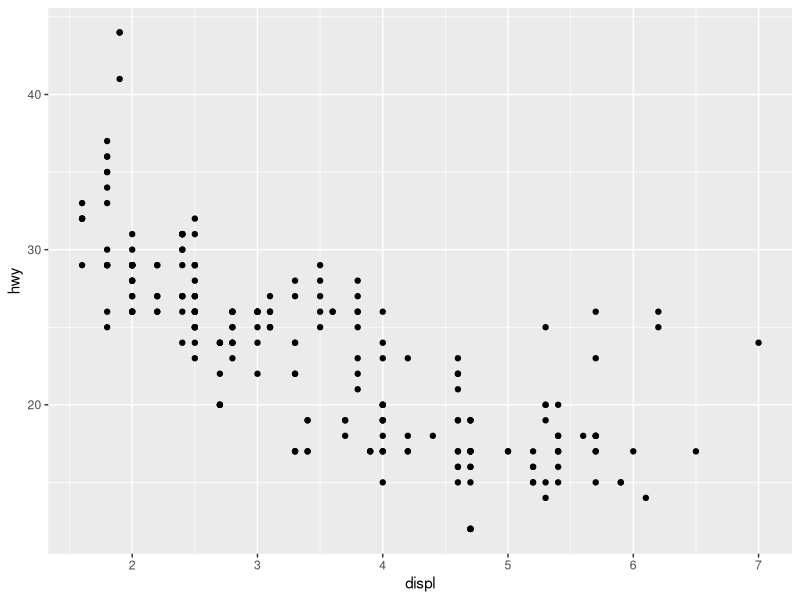
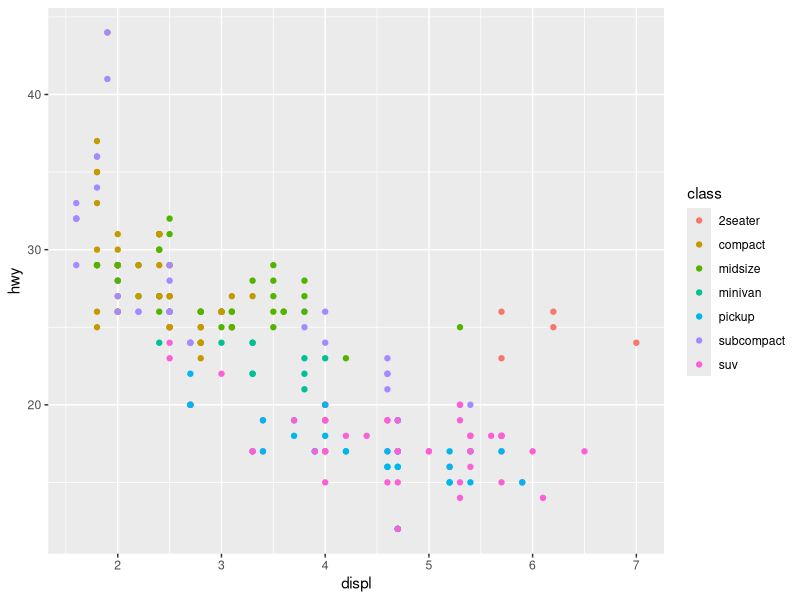
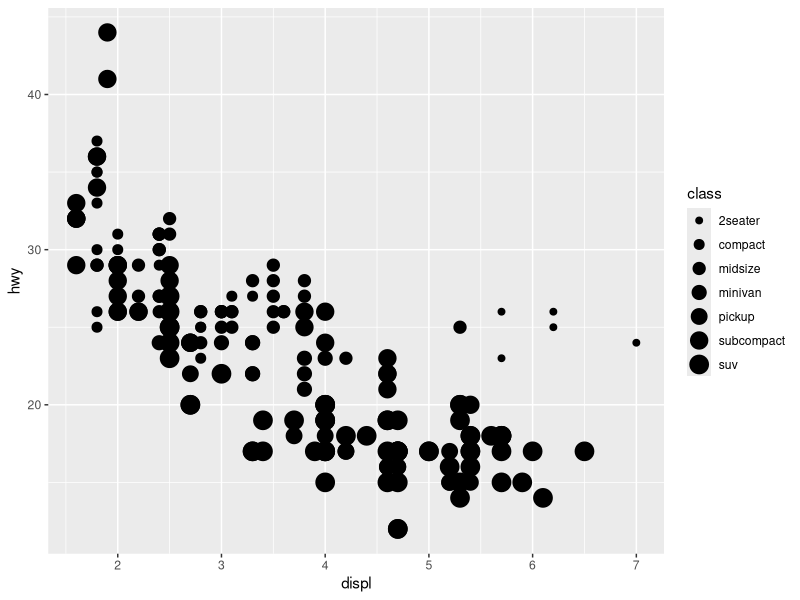
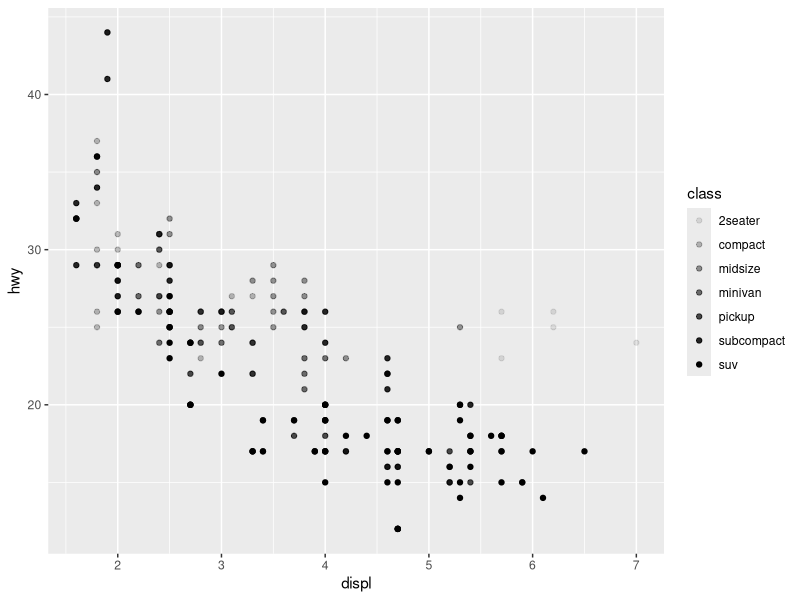
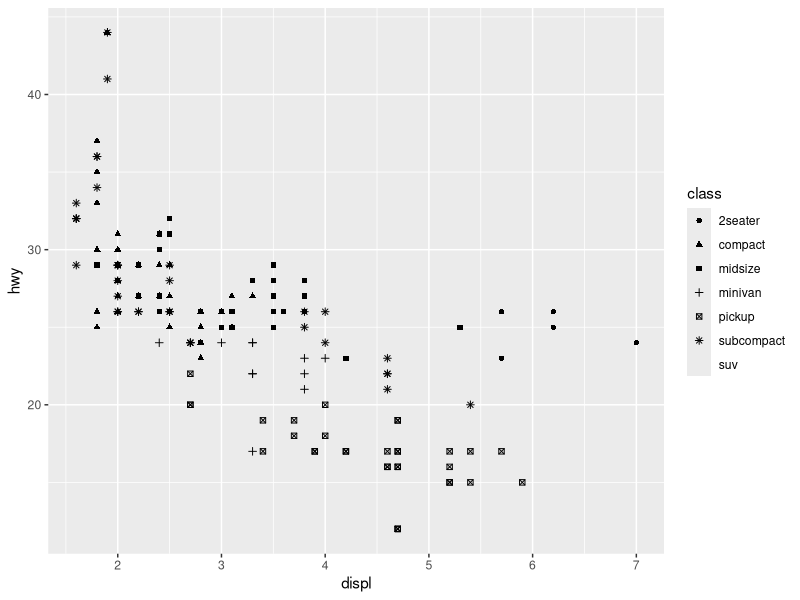
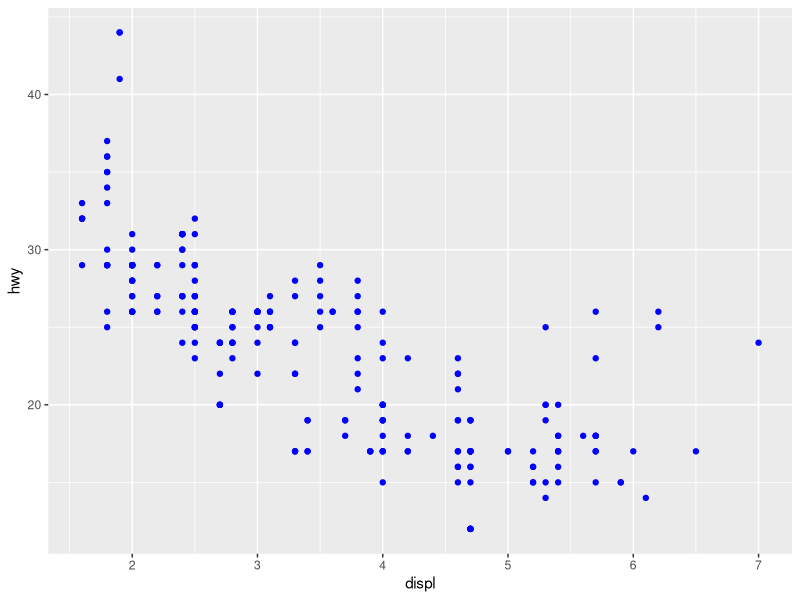
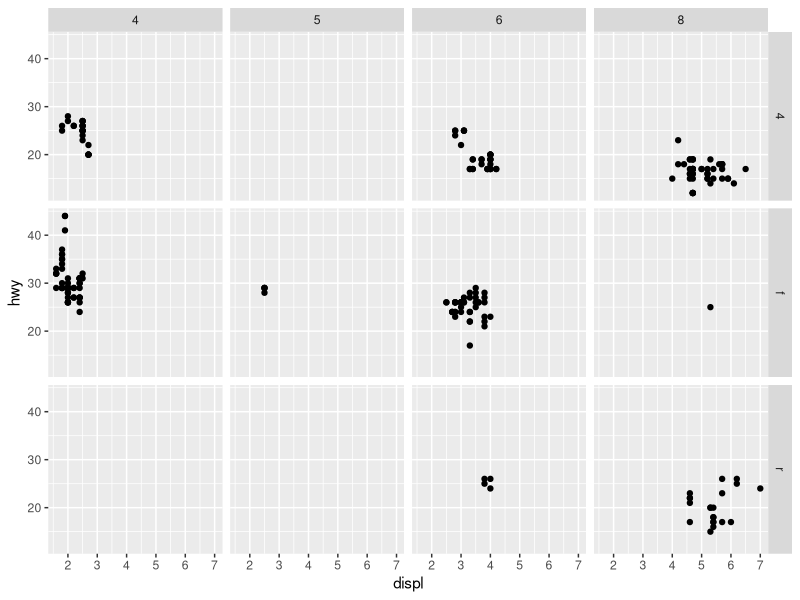
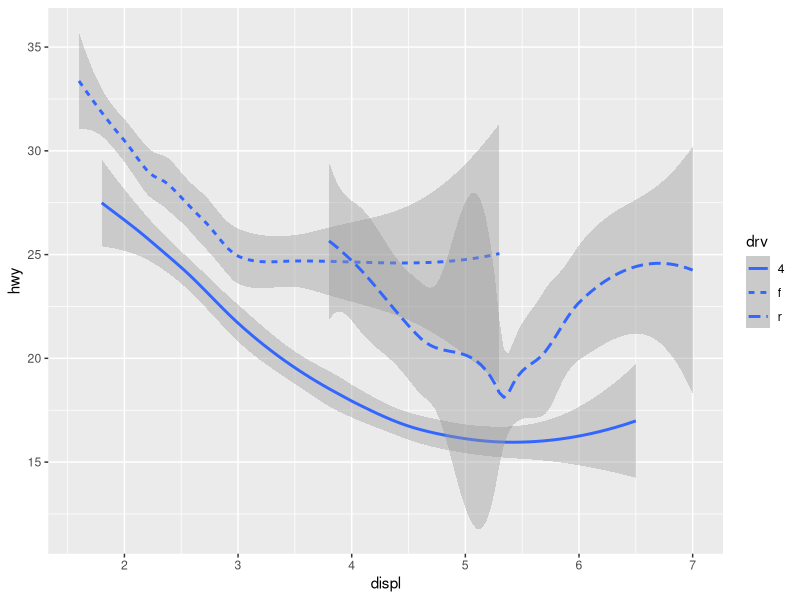

The R source for these figures, in order:
## ---- chunk 1
library(ggplot2)
ggplot(data = mpg) + geom_point(mapping = aes(x = displ, y = hwy))
## ---- chunk 2
library(tidyverse)
ggplot(data = mpg) + geom_point(mapping = aes(x = displ, y = hwy, color = class))
## ---- chunk 3
library(tidyverse)
ggplot(data = mpg) + geom_point(mapping = aes(x = displ, y = hwy, size = class))
## ---- chunk 4
library(tidyverse)
ggplot(data = mpg) + geom_point(mapping = aes(x = displ, y = hwy, alpha = class))
## ---- chunk 5
library(tidyverse)
ggplot(data = mpg) + geom_point(mapping = aes(x = displ, y = hwy, shape = class))
## ---- chunk 6
library(tidyverse)
ggplot(data = mpg) + geom_point(mapping = aes(x = displ, y = hwy), color = "blue")
## ---- chunk 7
library(tidyverse)

## ---- chunk 8
library(tidyverse)
ggplot(data = mpg) + geom_point(mapping = aes(x = displ, y = hwy)) + facet_grid(drv ~ cyl)
## ---- chunk 9
library(tidyverse)
ggplot(data = mpg) + geom_smooth(mapping = aes(x = displ, y = hwy, linetype = drv))
## ---- chunk 10
library(tidyverse)
ggplot(data = mpg) + geom_smooth(mapping = aes(x = displ, y = hwy))
## ---- chunk 11
library(tidyverse)
ggplot(data = mpg) + geom_point(mapping = aes(x = displ, y = hwy)) + geom_smooth(mapping = aes(x = displ, y = hwy))
## ---- chunk 12
library(tidyverse)

ggplot(data = mpg, mapping = aes(x = displ, y = hwy)) + geom_point(mapping = aes(color = class)) + geom_smooth()
## ---- chunk 13
library(tidyverse)

ggplot(data = mpg, mapping = aes(x = displ, y = hwy)) + geom_point(mapping = aes(color = class)) + geom_smooth(data = filter(mpg, class == "subcompact"),se = FALSE)
## ---- chunk 14
library(tidyverse)
ggplot(data = diamonds) + geom_bar(mapping = aes(x = cut))
## ---- chunk 15
library(tidyverse)
ggplot(data = diamonds) + geom_bar(mapping = aes(x = cut))
## ---- chunk 16
library(tidyverse)
ggplot(data = diamonds) + stat_count(mapping = aes(x = cut))
## ---- chunk 17
library(tidyverse)
demo <- tribble(
~a,      ~b,
"bar_1", 20,
"bar_2", 30,
"bar_3", 40
)
## ---- chunk 18
library(tidyverse)
ggplot(data = demo) + geom_bar(mapping = aes(x = a, y = b), stat = "identity")
## ---- chunk 19
library(tidyverse)
ggplot(data = diamonds) + geom_bar(mapping = aes(x = cut, y = ..prop.., group = 1))
## ---- chunk 20
library(tidyverse)
ggplot(data = diamonds) + stat_summary(mapping = aes(x = cut, y = depth), fun.ymin = min, fun.ymax = max, fun.y = median)
## ---- chunk 21
library(tidyverse)
ggplot(data = diamonds) + geom_bar(mapping = aes(x = cut, color = cut))
## ---- chunk 22
library(tidyverse)
ggplot(data = diamonds) + geom_bar(mapping = aes(x = cut, fill = cut))
## ---- chunk 23
library(tidyverse)
ggplot(data = diamonds) + geom_bar(mapping = aes(x = cut, fill = clarity))
## ---- chunk 24
library(tidyverse)
ggplot(data = diamonds, mapping = aes(x = cut, fill = clarity)) + geom_bar(alpha = 1/5, position = "identity")
## ---- chunk 25
library(tidyverse)
ggplot(data = diamonds, mapping = aes(x = cut, color = clarity)) + geom_bar(fill = NA, position = "identity")
## ---- chunk 26
library(tidyverse)
ggplot(data = diamonds) + geom_bar(mapping = aes(x = cut, fill = clarity), position = "fill")
## ---- chunk 27
library(tidyverse)
ggplot(data = diamonds) + geom_bar( mapping = aes(x = cut, fill = clarity), position = "dodge")
## ---- chunk 28
library(tidyverse)
ggplot(data = mpg) + geom_point(mapping = aes(x = displ, y = hwy), position = "jitter")
## ---- chunk 29
library(tidyverse)
ggplot(data = mpg, mapping = aes(x = class, y = hwy)) + geom_boxplot()
## ---- chunk 30
library(tidyverse)
ggplot(data = mpg, mapping = aes(x = class, y = hwy)) + geom_boxplot() + coord_flip()
## ---- chunk 31
library(tidyverse)
nz <- map_data("nz")
ggplot(nz, aes(long, lat, group = group)) + geom_polygon(fill = "white", color ="black")
## ---- chunk 32
library(tidyverse)
ggplot(nz, aes(long, lat, group = group)) + geom_polygon(fill = "white", color ="black") + coord_quickmap()
## ---- chunk 33
library(tidyverse)
bar <- ggplot(data = diamonds) + geom_bar(mapping = aes(x = cut, fill = cut), show.legend = FALSE, width = 1) + theme(aspect.ratio = 1) + labs(x = NULL, y = NULL)
bar + coord_flip()
bar + coord_polar()
## ---- chunk 34
library(tidyverse)
ggplot(data = diamonds) + geom_bar(mapping = aes(x = cut, fill = clarity), position = "fill") + coord_polar()
